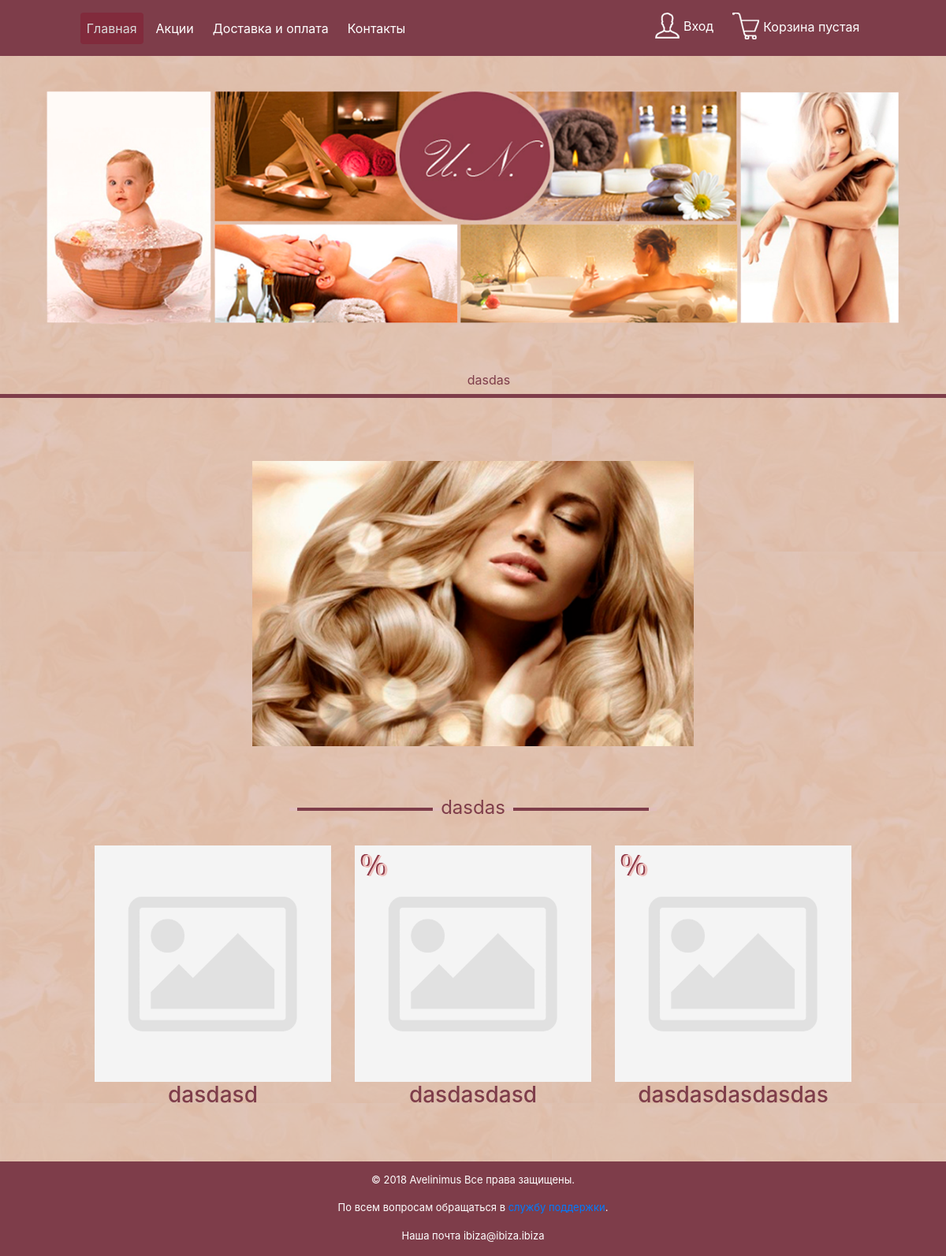
The app's page /ru/, older data.
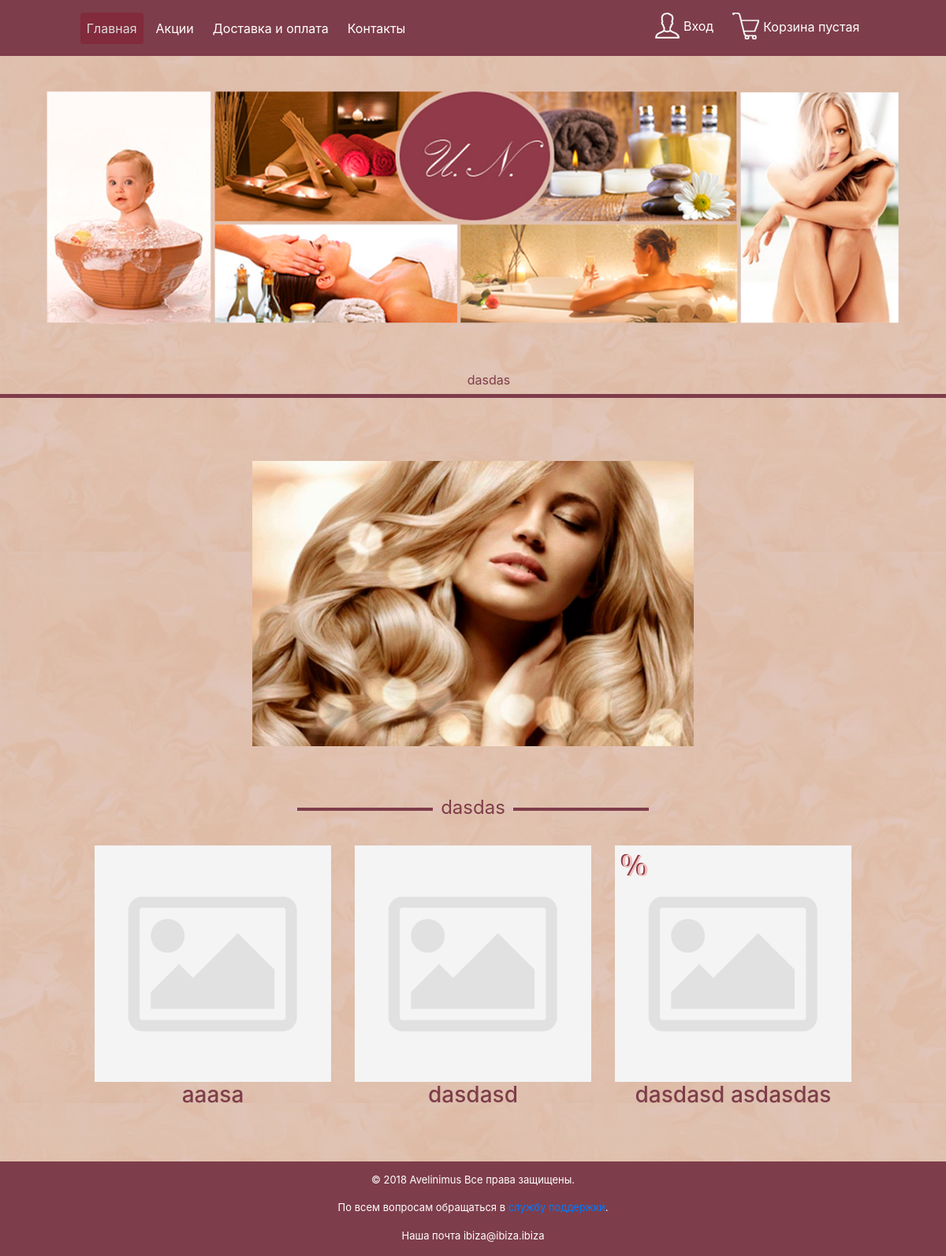
The same page, newer data.
### ru/models.py (models this page shows, shortened)
class Category(models.Model):
    class Meta:
        ordering = ['name']
        verbose_name = 'Категория'
        verbose_name_plural = 'Категории'
    name = models.CharField(max_length=100, db_index=True, verbose_name="Категория")
    slug = models.SlugField(max_length=200, db_index=True,
                            unique=True, help_text='Нужно использовать для создания "хороших" URL-ов')
    available = models.BooleanField(default=True, verbose_name="Отображать")
    def __str__(self):
        return self.name
    def get_absolute_url(self):
        return reverse('ru:category_detail', args={self.slug})

class Products(models.Model):
    class Meta:
        ordering = ['name']
        index_together = [
            ['id', 'slug']
        ]
        verbose_name = 'Продукт'
        verbose_name_plural = 'Продукты'
    name = models.CharField(max_length=50, db_index=True, verbose_name="Название продукта")
    slug = models.SlugField(max_length=200, db_index=True,
                            unique=True, help_text='Нужно использовать для создания "хороших" URL-ов')
    category = models.ForeignKey(Category, db_index=True, on_delete=models.CASCADE, related_name="rel_category",
                                 verbose_name="Категория продукта")
    image = models.ImageField(upload_to='products/img/%Y/%m/%d/', blank=True,
                              verbose_name="Картинка для новостей (300 x 300)")
    price = models.DecimalField(max_digits=10, decimal_places=2, verbose_name="Цена(грн)")
    short_description = models.TextField(max_length=200, blank=True, verbose_name="Короткое описание в листе(150)")
    description = RichTextUploadingField(blank=True, verbose_name="Детальное описание")
    created = models.DateTimeField(auto_now_add=True, verbose_name='Создан')
    available = models.BooleanField(default=True, verbose_name="Отображать")
    discount = models.IntegerField(validators=[MinValueValidator(0), MaxValueValidator(100)], default=0,
                                   verbose_name='Скидка (в процентах)')
    def get_absolute_url(self):
        return reverse('ru:product_detail', args={self.slug})

### ru/views.py (the view)
# urls.py: path('', views.category_list_view, name='category_list'),
def category_list_view(request):
    category_list = Category.objects.all()
    products_list = Products.objects.all()
    cart = Cart(request)
    paginator = Paginator(products_list, 3)
    page = request.GET.get('page')
    products = paginator.get_page(page)
    for item in cart:
        item['update_quantity_form'] = CartAddProductForm(initial={
            'quantity': item['quantity'],
            'update': True
        })
    return render(request, 'ru/category_list.html', {
        'category_list': category_list,
        'products_list': products_list,
        'cart': cart,
        'products': products
    })

### ru/cart.py (called while the page is built, shortened)
    def __iter__(self):
        product_ids = self.cart.keys()
        products = Products.objects.filter(id__in=product_ids)
        for product in products:
            self.cart[str(product.id)]['product'] = product

    def __len__(self):
        return sum(item['quantity'] for item in self.cart.values())

### ru/context_processors.py (called while the page is built)
def cart(request):
    return {'cart': Cart(request)}

### templates/ru/category_list.html (shortened to what this page needs)
{% extends 'ru/base.html' %}
    {% load static %}
    {% block content %}
        <div class="col-12 advertising" align="center"><img class="advertising" src="{% static 'ru/images/slide_shoot.png' %}" width="600" height="400" align="center">
        </div>
       <div class="products">
            {% for category in category_list %}
                {% if category.available %}
                    {% if category.rel_category.count %}
                        <div class="col-12 title" style="padding-top: 2%"><a href="{{ category.get_absolute_url }}" style="color: #7e3d4a;">{{ category.name }}</a></div>
                    {% endif %}
                {% endif %}
                {% for product in products %}
                    {% if category.available %}
                        {% if product.available %}
                            {% if product.category|lower == category.name|lower %}
                                <div class="col-12 col-lg-4 block" style="padding-bottom: 3%;float: left; margin-top: 3%; margin-bottom: 3%;">
                                    <div class="img-block">
                                        <a href="{{ product.get_absolute_url }}">
                                        <img src="{% if product.image %}{{ product.image.url }}{% else %}{% static "ru/images/no_image.png"%}{% endif %}" width="300" height="300" class="block">
                                        {% if product.discount > 0 %}<img src="{% static "ru/images/ico_shares.png"%}" style="position: absolute;top: 0">{% endif %}
                                        </a>
                                        <h3 class="name_product">{{ product.name }}</h3>
                                    </div>
                                </div>
                            {% endif %}
                        {% endif %}
                    {% endif %}
                {% endfor %}
            {% endfor %}
        </div>
    {% endblock %}

### templates/ru/base.html (shortened to what the changed rows need)
<!DOCTYPE html>
<html lang="en">
<head>
    {% load static %}
    {% load account %}
    <link rel="stylesheet" href = "{% static 'css/styles.css' %}">
    <link rel="stylesheet" href = "{% static 'css/bootstrap_menu.css' %}">
    <link rel="stylesheet" href="https://maxcdn.bootstrapcdn.com/bootstrap/4.0.0/css/bootstrap.min.css">
</head>
<body>
<div class='container-fluid container-fluid-reformat'>
    <div class="row block_02">
        <div class="col-12 categories" style="padding-top: 15px;">
            <ul>
                {% for category in category_list %}
                    {% if category.available %}
                        {% if category.rel_category.count %}
                            <li>
                                <a href="{{ category.get_absolute_url }}">{{ category.name }}</a>
                            </li>
                        {% endif %}
                    {% endif %}
                {% endfor %}
            </ul>
        </div>
    </div>
    <div class="row block_03" style="padding-top: 40px">
        {% block content %}
        {% endblock %}
    </div>
</body>
</html>

Row changes from the older to the newer data that the page shows:
computed for Category "dasdas": loses Products (available True (drawn), name "dasdasdasd")
added Products: available True (drawn), name "aaasa"
changed Products: name "dasdasdasdasdas" → "dasdasd asdasdas"
